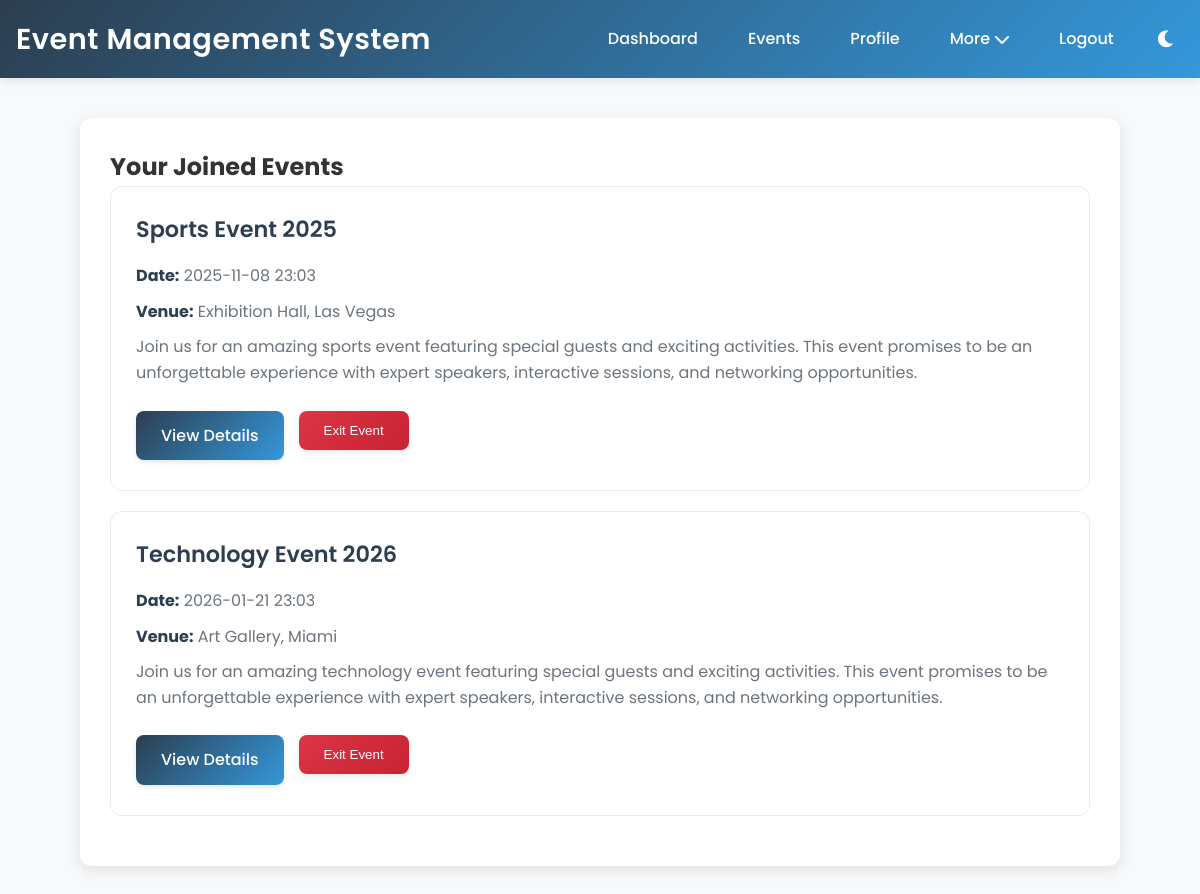
Page /joined_events (signed in) on the earlier database version.
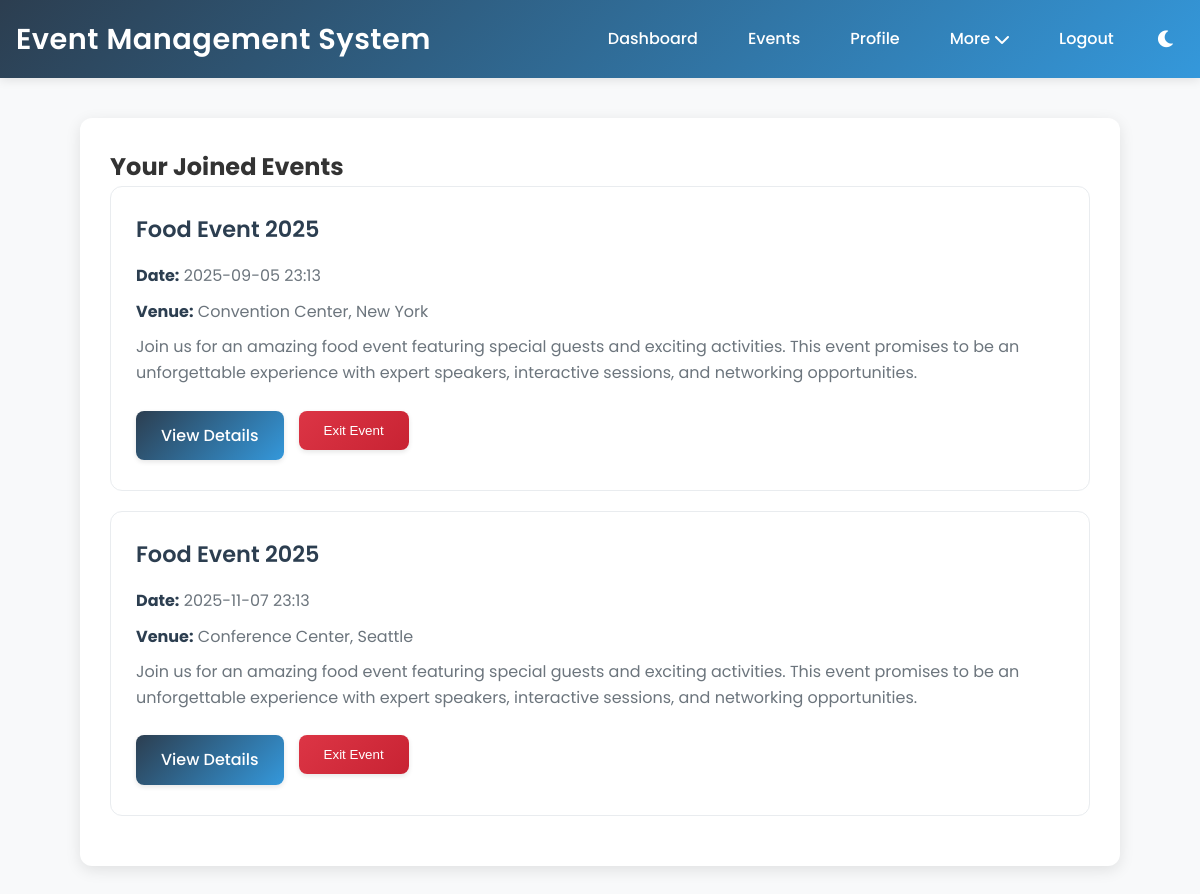
Same page on the later database version.
### app.py (models this page shows, shortened)
class Event(db.Model):
    id = db.Column(db.Integer, primary_key=True)
    title = db.Column(db.String(100), nullable=False)
    description = db.Column(db.Text, nullable=False)
    date = db.Column(db.DateTime, nullable=False)
    venue = db.Column(db.String(200), nullable=False)
    category = db.Column(db.String(50), nullable=False)
    capacity = db.Column(db.Integer, nullable=False)
    price = db.Column(db.Float, nullable=False)
    organizer = db.Column(db.String(100), nullable=False)
    contact_email = db.Column(db.String(120), nullable=False)
    contact_phone = db.Column(db.String(20), nullable=False)
    requirements = db.Column(db.Text)
    schedule = db.Column(db.Text)
    speakers = db.Column(db.Text)
    sponsors = db.Column(db.Text)
    image_url = db.Column(db.String(255))  # For external images
    image_path = db.Column(db.String(255))  # For uploaded images
    organizer_id = db.Column(db.Integer, db.ForeignKey('user.id'), nullable=False)
    created_by = db.Column(db.Integer, db.ForeignKey('user.id'), nullable=False)
    created_at = db.Column(db.DateTime, default=datetime.utcnow)
    updated_at = db.Column(db.DateTime, default=datetime.utcnow, onupdate=datetime.utcnow)
    status = db.Column(db.String(20), default='upcoming')  # upcoming, ongoing, completed, cancelled
    is_featured = db.Column(db.Boolean, default=False)
    registration_deadline = db.Column(db.DateTime)
    tags = db.Column(db.String(255))  # Comma-separated tags
    additional_images = db.Column(db.Text)  # JSON string for multiple images
    likes = db.Column(db.Integer, default=0)
    shares = db.Column(db.Integer, default=0)
    views = db.Column(db.Integer, default=0)
    revenue = db.Column(db.Float, default=0.0)
    chat_messages = db.relationship('ChatMessage', backref='event', lazy=True)

### app.py (the view)
@app.route('/joined_events')
@login_required
def joined_events():
    joined_events = current_user.events
    return render_template('joined_events.html', events=joined_events)

### app.py (called while the page is built)
@login_manager.user_loader
def load_user(user_id):
    return User.query.get(int(user_id))

### templates/joined_events.html (shortened to what this page needs)
{% extends "base.html" %}
{% block content %}
<div class="card">
    <h2>Your Joined Events</h2>
    {% if events %}
        <div class="events-list">
            {% for event in events %}
                <div class="event-card">
                    <h3>{{ event.title }}</h3>
                    <p><strong>Date:</strong> {{ event.date.strftime('%Y-%m-%d %H:%M') }}</p>
                    <p><strong>Venue:</strong> {{ event.venue }}</p>
                    <p>{{ event.description }}</p>
                    <div class="event-actions">
                        <a href="{{ url_for('event_details', event_id=event.id) }}" class="btn">View Details</a>
                        <form method="POST" action="{{ url_for('exit_event', event_id=event.id) }}" style="display: inline;">
                            <button type="submit" class="btn btn-danger">Exit Event</button>
                        </form>
                    </div>
                </div>
            {% endfor %}
        </div>
    {% else %}
        <p>You haven't joined any events yet.</p>
    {% endif %}
</div>
{% endblock %}

Differences in the rows shown:
no longer on this page (row edited): Event: title "Sports Event 2025", date "2025-11-08 23:03", venue "Exhibition Hall, Las Vegas", description "Join us for an amazing sports event featuring special guests and exciting activities. This event promises to be an unforgettable experience with expert speakers, interactive sessions, and networking opportunities."
no longer on this page (row edited): Event: title "Technology Event 2026", date "2026-01-21 23:03", venue "Art Gallery, Miami", description "Join us for an amazing technology event featuring special guests and exciting activities. This event promises to be an unforgettable experience with expert speakers, interactive sessions, and networking opportunities."
now on this page (row edited): Event: title "Food Event 2025", date "2025-09-05 23:13", venue "Convention Center, New York", description "Join us for an amazing food event featuring special guests and exciting activities. This event promises to be an unforgettable experience with expert speakers, interactive sessions, and networking opportunities."
now on this page (row edited): Event: title "Food Event 2025", date "2025-11-07 23:13", venue "Conference Center, Seattle", description "Join us for an amazing food event featuring special guests and exciting activities. This event promises to be an unforgettable experience with expert speakers, interactive sessions, and networking opportunities."
